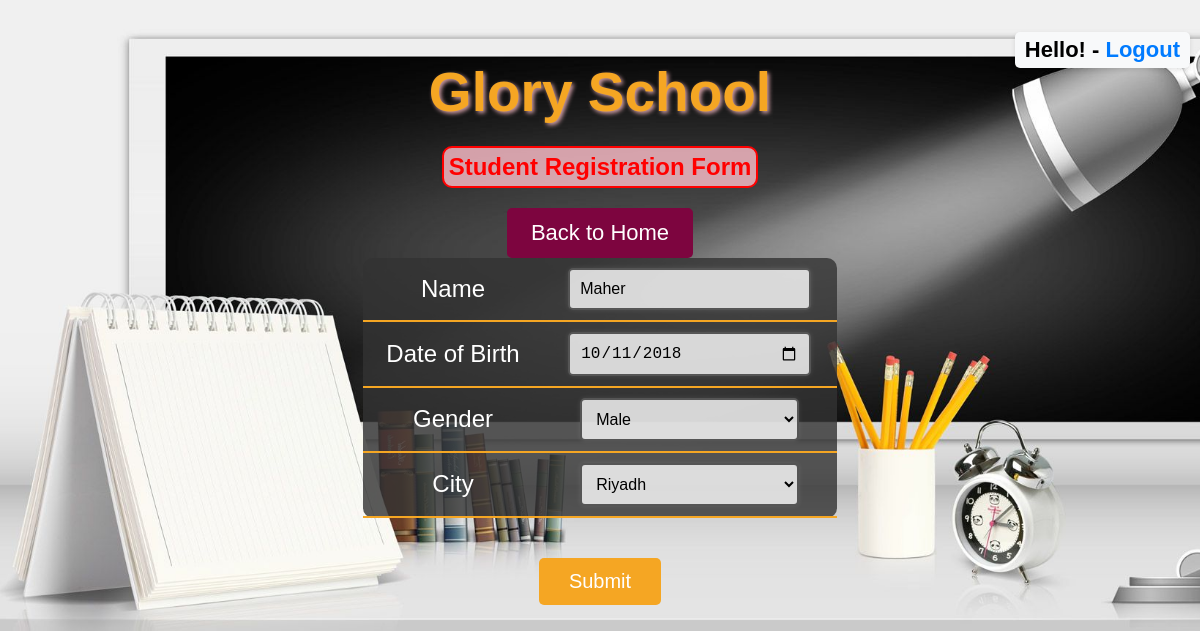
The app's page /createStudent.php?id=37 (signed in) with its own data.
### tables this page shows
CREATE TABLE IF NOT EXISTS `studentdata` (
  `id` int NOT NULL AUTO_INCREMENT,
  `name` varchar(100) NOT NULL,
  `date_of_birth` date NOT NULL,
  `gender` varchar(10) NOT NULL,
  `city` varchar(20) NOT NULL,
  PRIMARY KEY (`id`)
);

### createStudent.php (the view, shortened to what this page needs)
<!DOCTYPE html>
<html lang="en">
<head>
    <link rel="stylesheet" type="text/css" href="assets/css/style1.css">
</head>
<body>
<h1>Glory School</h1>
<h2>Student Registration Form</h2>
<center><a href="homePage.php" class="btn-home">Back to Home</a></center>
<h3  class="header-right"> <?php echo "Hello! ". $_SESSION['username'] ." - "."<a href='logout.php'> Logout</a>"; ?> </h3>
<?php
require_once "D:\wamp64\www\school\assets\databaseconnection\db.php";
$id = isset($_REQUEST['id']) ? $_REQUEST['id'] : '';
$name = '';
$birth = '';
$gender = '';
$city = '';
if ($id) {
    $result = $con->query("SELECT * FROM studentdata WHERE id = $id");
    if ($result->num_rows > 0) {
        $row = $result->fetch_assoc();
        $name = $row['name'];
        $birth = $row['date_of_birth'];
        $gender = $row['gender'];
        $city = $row['city'];
    } else {
        echo "Student not found.";
        exit;
    }
}
?>
<form method="POST" onsubmit="return validateDate() && showMessage()">
    <center>
        <table>
            <tr>
                <td>Name</td>
                <td><input name="studentName" id="studentName" type="text" value="<?php echo htmlspecialchars($name); ?>" required></td>
            </tr>
            <tr>
                <td>Date of Birth</td>
                <td><input id="bod" name="bod" type="date" value="<?php echo htmlspecialchars($birth); ?>" required></td>
            </tr>
            <tr>
                <td>Gender</td>
                <td>
                    <select name="gender" id="gender" required>
                        <option value="Male" <?php if ($gender == 'Male') echo 'selected'; ?>>Male</option>
                    </select>
                </td>
            </tr>
            <tr>
                <td>City</td>
                <td>
                    <select name="city" id="city" required>
                        <option value="Riyadh" <?php if ($city == 'Riyadh') echo 'selected'; ?>>Riyadh</option>
                    </select>
                </td>
            </tr>
        </table>
    </center>
    <center><input type="submit" value="Submit"></center>
</form>
<br>
</body>
</html>

### css/style1.css (style rules this page uses)
body { background-image: url('../images/school1.jpg'); background-size: cover; background-repeat: no-repeat; font-family: Arial, sans-serif; color: #ffffff; text-align: center; }
h1 { color: #f5a623; font-size: 55px; text-shadow: 2px 2px 4px rgba(255, 192, 203, 0.8); margin-top: 60px; }
h2 { color: #FF0000; font-size: 24px; background-color: rgba(255, 192, 203, 0.8); border: 2px solid #FF0000; border-radius: 10px; padding: 5px; display: inline-block; margin-top: -20px; }
table { width: 40%; margin: 0 auto; border-collapse: collapse; background-color: rgba(50, 50, 50, 0.8); color: #ffffff; border-radius: 10px; }
th, td { padding: 10px; text-align: center; font-size: 24px; border-bottom: 2px solid #f5a623; }
input[type="text"], input[type="date"], select { width: 80%; padding: 10px; font-size: 16px; border: 2px solid #555; border-radius: 5px; outline: none; box-shadow: 0 0 5px rgba(255, 255, 255, 0.1); transition: border-color 0.3s, background-color 0.3s; background-color: rgba(255, 255, 255, 0.8); }
input[type="submit"] { padding: 12px 30px; font-size: 20px; color: #fff; background-color: #f5a623; border: none; border-radius: 5px; cursor: pointer; transition: background-color 0.3s; margin-top: 40px; }
.btn-home { display: inline-block; padding: 12px 24px; font-size: 22px; color: #ffffff; background-color: #7D053F; border: none; border-radius: 5px; text-decoration: none; text-align: center; transition: background-color 0.3s; }

### createStudent.php (style rules this page uses)
.header-right { position: fixed; top: 10px; right: 10px; font-size: 22px; background-color:#f8f9fa; padding: 5px 10px; border-radius: 5px; box-shadow: 0 2px 5px rgba(0, 0, 0, 0.1); color: black; }
.header-right a { color: #007bff; text-decoration: none; font-weight: bold; }

### records on screen
studentdata: studentName "Maher", bod "10/11/2018", gender "Male", city "Riyadh"
